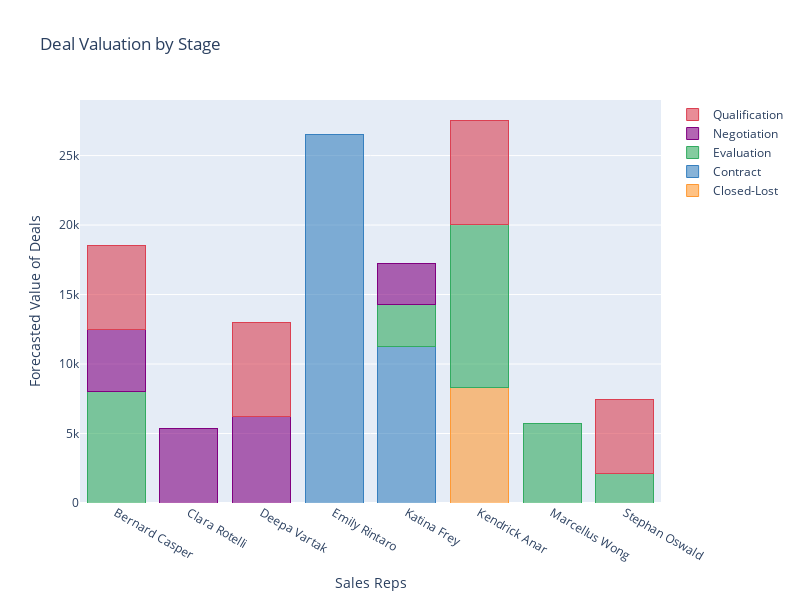

Notebook code cell kept with this figure:
### Markdown cell above
### 2. Deal valuations by stage & sales representative

### Code cell
layout = cf.Layout(
    height = 600,
    width = 800,
    xaxis = dict(title = 'Sales Reps'),
    yaxis = dict(title = 'Forecasted Value of Deals'),
    title = 'Deal Valuation by Stage',
    barmode='stack'
)

pd.DataFrame(sales_df[sales_df['Sales Stage']!='Closed-Won'][['Name', 'Sales Stage', 'Forecast Value', 'Rep']].set_index('Sales Stage').groupby(
    ['Sales Stage', 'Rep'])['Forecast Value'].sum().unstack(level=0)).iplot(kind='bar', layout=layout)

### Figure 1 — Plotly figure (JSON) as saved in the notebook; plotly's stock layout.template omitted (floating-point values rounded to 4 significant figures)
{"data": [{"marker": {"color": "rgba(255, 153, 51, 0.6)", "line": {"color": "rgba(255, 153, 51, 1.0)", "width": 1}}, "name": "Closed-Lost", "orientation": "v", "text": "", "type": "bar", "x": ["Bernard Casper", "Clara Rotelli", "Deepa Vartak", "Emily Rintaro", "Katina Frey", "Kendrick Anar", "Marcellus Wong", "Stephan Oswald"], "y": ["", "", "", "", "", 8300, "", ""]}, {"marker": {"color": "rgba(55, 128, 191, 0.6)", "line": {"color": "rgba(55, 128, 191, 1.0)", "width": 1}}, "name": "Contract", "orientation": "v", "text": "", "type": "bar", "x": ["Bernard Casper", "Clara Rotelli", "Deepa Vartak", "Emily Rintaro", "Katina Frey", "Kendrick Anar", "Marcellus Wong", "Stephan Oswald"], "y": ["", "", "", 26500, 11250, "", "", ""]}, {"marker": {"color": "rgba(50, 171, 96, 0.6)", "line": {"color": "rgba(50, 171, 96, 1.0)", "width": 1}}, "name": "Evaluation", "orientation": "v", "text": "", "type": "bar", "x": ["Bernard Casper", "Clara Rotelli", "Deepa Vartak", "Emily Rintaro", "Katina Frey", "Kendrick Anar", "Marcellus Wong", "Stephan Oswald"], "y": [8000, "", "", "", 3000, 11750, 5750, 2150]}, {"marker": {"color": "rgba(128, 0, 128, 0.6)", "line": {"color": "rgba(128, 0, 128, 1.0)", "width": 1}}, "name": "Negotiation", "orientation": "v", "text": "", "type": "bar", "x": ["Bernard Casper", "Clara Rotelli", "Deepa Vartak", "Emily Rintaro", "Katina Frey", "Kendrick Anar", "Marcellus Wong", "Stephan Oswald"], "y": [4500, 5350, 6200, "", 3000, "", "", ""]}, {"marker": {"color": "rgba(219, 64, 82, 0.6)", "line": {"color": "rgba(219, 64, 82, 1.0)", "width": 1}}, "name": "Qualification", "orientation": "v", "text": "", "type": "bar", "x": ["Bernard Casper", "Clara Rotelli", "Deepa Vartak", "Emily Rintaro", "Katina Frey", "Kendrick Anar", "Marcellus Wong", "Stephan Oswald"], "y": [6000, "", 6800, "", "", 7500, "", 5300]}], "layout": {"barmode": "stack", "height": 600, "title": {"text": "Deal Valuation by Stage"}, "width": 800, "xaxis": {"autorange": true, "range": [-0.5, 7.5], "title": {"text": "Sales Reps"}, "type": "category"}, "yaxis": {"autorange": true, "range": [0, 29000], "title": {"text": "Forecasted Value of Deals"}, "type": "linear"}}}
